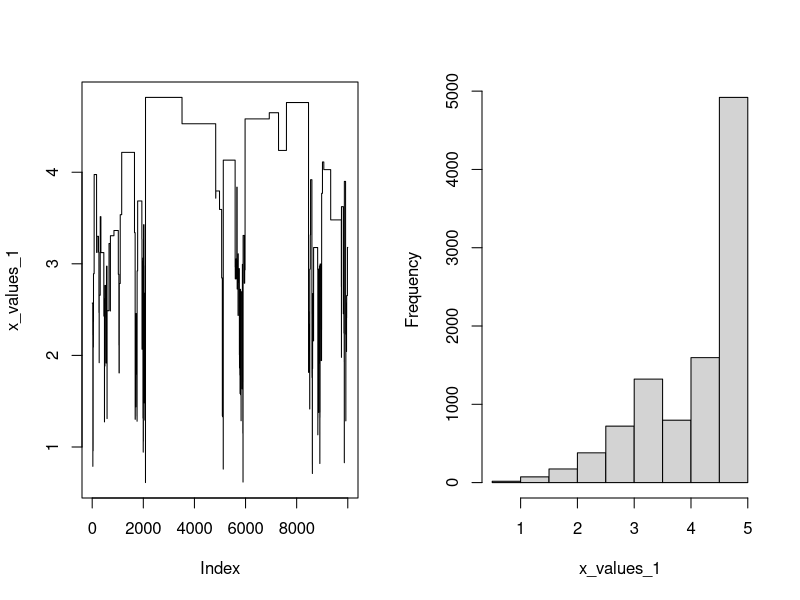

This figure's R source:
## ---- chunk 1
# Question 1.a, 1.b, 1.c

# Define a function proportional to the target density
f_propo <- function(x){if(x > 0){x^5 * exp(-x)} else{NA}}

# Create proposal density functions
lognorm_proposal <- function(x, param){
  dlnorm(x, meanlog = param, sdlog = 1)
}

chi_proposal <- function(x, param){
  dchisq(x, df = floor(param+1))
}

new_proposal <- function(x, param){
  
}


# Metro_Hasting Instructions
# 
# x_start is a 1-dim numeric.
# prop_dens is a function which takes one named argument x,
# and one unnamed argument, which is supposed to fit in with the distribution.
# n is numeric, indicating number of observations to take (including burn-in)
Metro_Hasting <- function(x_start, prop_dens, n=1) {
  # Setup
  x_t <- x_start
  x_values <- c()

  repeat{
    # Generate new proposal
    x_new <- rlnorm(1, meanlog = x_t, sdlog = 1)
    
    # Calculate probability value a
    # as product of Bayesian proposal ratio
    # and proposal density ratio (g(x_t | x_new) / g(x_new | x_t))
    Bay_pos_rat <- (f_propo(x_new) / f_propo(x_t))
    prop_ratio <- prop_dens(x=x_t, x_new) / prop_dens(x=x_new, x_t)
    #prop_ratio <- dlnorm(x_t, meanlog = x_new) / dlnorm(x_new, meanlog = x_t)
    a =  Bay_pos_rat * prop_ratio
    
    # Evaluate proposal value
    # Accept the new value if u < a (even if a >= 1)
    # Reject the new value with probability 1-a (if a < 1)
    u <- runif(1)
    if(u < a){x_t <- x_new}
    
    # Store the new value (even if x_t has not changed)
    x_values <- c(x_values, x_t)
    
    # Check break condition
    if(length(x_values) >= 10^4){break}
  }
  
  return(x_values)
}
## ---- chunk 2
# Question 1.d

# Generate Figure 1: Lognormal(x_t, 1) as proposal
## Generate x values
x_values_1 <- Metro_Hasting(1, prop_dens = lognorm_proposal, n = 10^4)

## Plot the chain, histogram and combine them
par(mfrow=c(1,2))
plot(x_values_1, type = "l")
hist(x_values_1, main="")


# Generate Figure 2: Lognormal(x_t, 1) as proposal
## Generate x values
#x_values_2 <- Metro_Hasting(3, prop_dens = chi_proposal, n = 10^4)

## Plot the chain, histogram and combine them
#par(mfrow=c(1,2))
#plot(x_values_2, type = "l")
#hist(x_values_2, main="")
